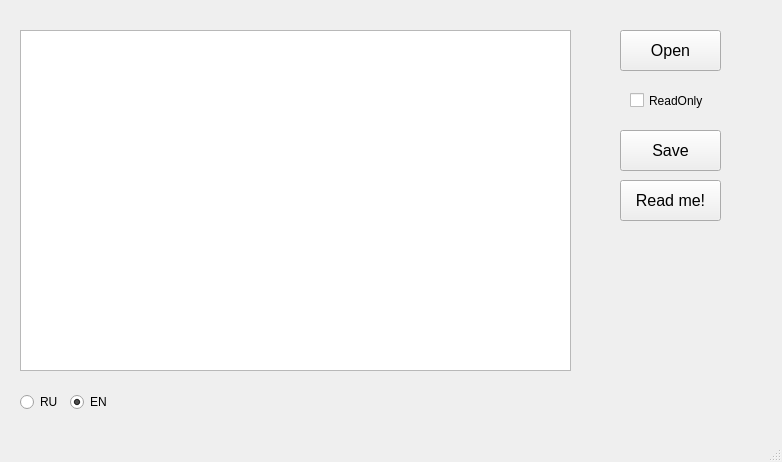
<?xml version="1.0" encoding="UTF-8"?>
<ui version="4.0">
 <class>MainWindow</class>
 <widget class="QMainWindow" name="MainWindow">
  <property name="geometry">
   <rect>
    <x>0</x>
    <y>0</y>
    <width>782</width>
    <height>462</height>
   </rect>
  </property>
  <property name="windowTitle">
   <string>MainWindow</string>
  </property>
  <widget class="QWidget" name="centralwidget">
   <widget class="QPlainTextEdit" name="docTextEdit">
    <property name="geometry">
     <rect>
      <x>20</x>
      <y>30</y>
      <width>551</width>
      <height>341</height>
     </rect>
    </property>
   </widget>
   <widget class="QPushButton" name="saveButton">
    <property name="geometry">
     <rect>
      <x>620</x>
      <y>130</y>
      <width>101</width>
      <height>41</height>
     </rect>
    </property>
    <property name="font">
     <font>
      <pointsize>12</pointsize>
      <bold>false</bold>
     </font>
    </property>
    <property name="text">
     <string>Save</string>
    </property>
   </widget>
   <widget class="QPushButton" name="openButton">
    <property name="geometry">
     <rect>
      <x>620</x>
      <y>30</y>
      <width>101</width>
      <height>41</height>
     </rect>
    </property>
    <property name="font">
     <font>
      <pointsize>12</pointsize>
      <bold>false</bold>
     </font>
    </property>
    <property name="text">
     <string>Open</string>
    </property>
   </widget>
   <widget class="QPushButton" name="readMeButton">
    <property name="geometry">
     <rect>
      <x>620</x>
      <y>180</y>
      <width>101</width>
      <height>41</height>
     </rect>
    </property>
    <property name="font">
     <font>
      <pointsize>12</pointsize>
      <bold>false</bold>
     </font>
    </property>
    <property name="text">
     <string>Read me!</string>
    </property>
   </widget>
   <widget class="QCheckBox" name="readOnly">
    <property name="geometry">
     <rect>
      <x>630</x>
      <y>80</y>
      <width>151</width>
      <height>41</height>
     </rect>
    </property>
    <property name="text">
     <string>ReadOnly</string>
    </property>
   </widget>
   <widget class="QRadioButton" name="ru">
    <property name="geometry">
     <rect>
      <x>20</x>
      <y>390</y>
      <width>51</width>
      <height>24</height>
     </rect>
    </property>
    <property name="text">
     <string>RU</string>
    </property>
   </widget>
   <widget class="QRadioButton" name="en">
    <property name="geometry">
     <rect>
      <x>70</x>
      <y>390</y>
      <width>51</width>
      <height>24</height>
     </rect>
    </property>
    <property name="text">
     <string>EN</string>
    </property>
    <property name="checked">
     <bool>true</bool>
    </property>
   </widget>
  </widget>
  <widget class="QMenuBar" name="menubar">
   <property name="geometry">
    <rect>
     <x>0</x>
     <y>0</y>
     <width>782</width>
     <height>26</height>
    </rect>
   </property>
  </widget>
  <widget class="QStatusBar" name="statusbar"/>
 </widget>
 <resources/>
 <connections/>
</ui>
